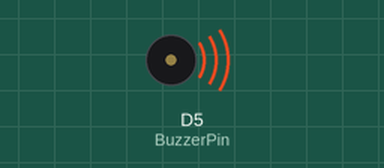
A sketch run on a simulated ESP8266 (NodeMCU). On the bench: buzzer (waves = sounding).

Above: at 0.05 s.
Timing chart, 0 to 3.0 s (numbered marks = the images above):
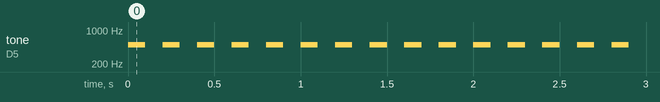

Measured:
- by itself, tone on D5 (BuzzerPin): alternates 500 Hz for 0.10 s and silent for 0.10 s

The sketch:

Buzzer_NodeMCU_Test.ino
```cpp
static const int BuzzerPin = D5;

void setup() {
  // put your setup code here, to run once:
   // Buzzer init
  pinMode(BuzzerPin, OUTPUT);
}

void loop() {
  // put your main code here, to run repeatedly:
  // Buzzer test
    tone(BuzzerPin, 500);
    delay(100);
    noTone(BuzzerPin);
    delay(100);

}
```
